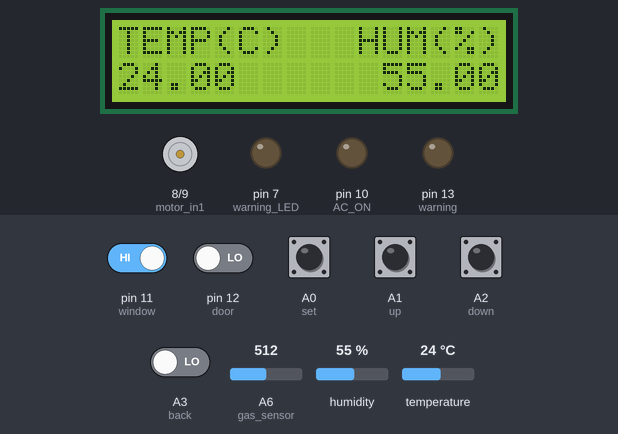
A sketch run on a simulated Arduino Nano, built with avr-gcc and run on an emulated ATmega328P. On the bench: 16×2 character LCD, motor-driver pin pairs drawn as motors (green arrow = first pin HIGH = forward, orange = second pin HIGH = backward, longer = more drive, scaled by the enable pin), output pins drawn as LEDs (lit = HIGH). Dashed ring = blinking. The inputs (shaded band) are chosen by the test bench; at power-on: pin 11 (window) HIGH, A0 (set), A1 (up), A2 (down), A3 (back), pin 12 (door) LOW, humidity 55 %, A6 (gas_sensor) = 512, temperature 24 °C. What the sketch prints to the serial monitor is not drawn.

Above: at 1.2 s.
1.3 s: A0 (set) pulled HIGH for 1.4 s
At 2.61 s:
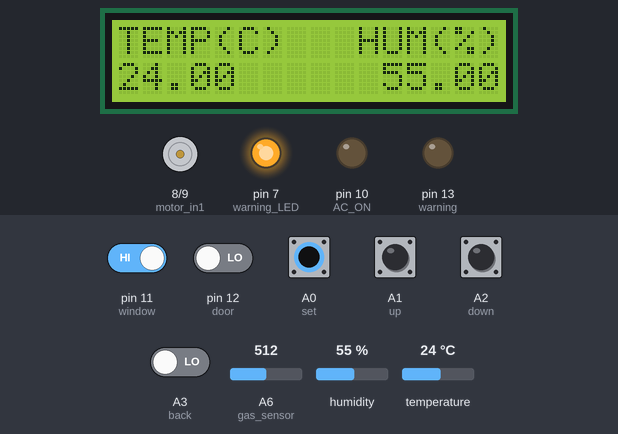
9.5 s: A3 (back) driven HIGH
At 9.62 s:
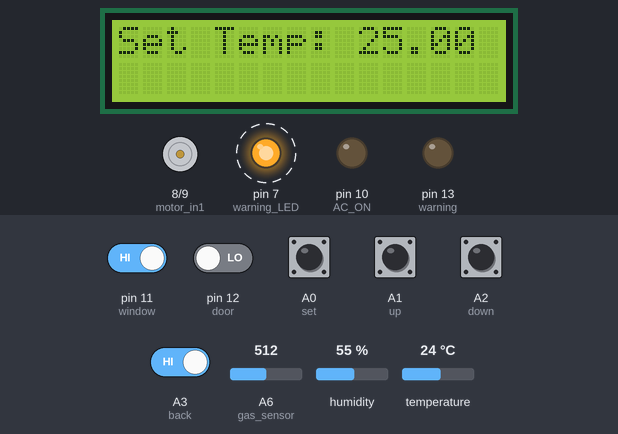
11.2 s: humidity set to 41 %
At 13.2 s:
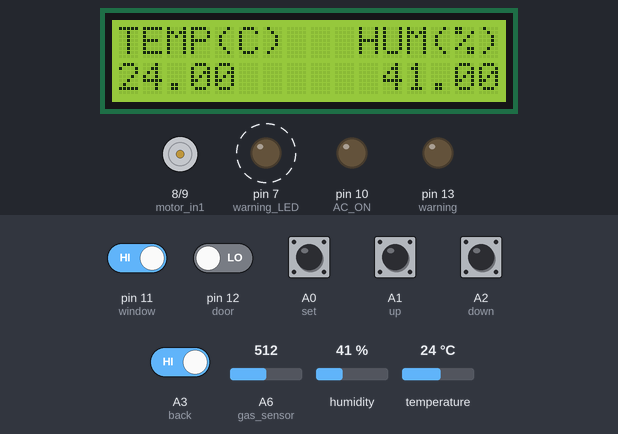
15.9 s: humidity set to 38 %
At 18.5 s:
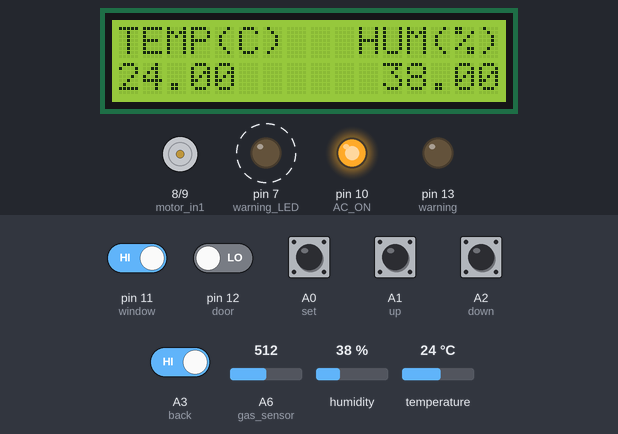
20.9 s: pin 11 (window) driven LOW
At 22.6 s:
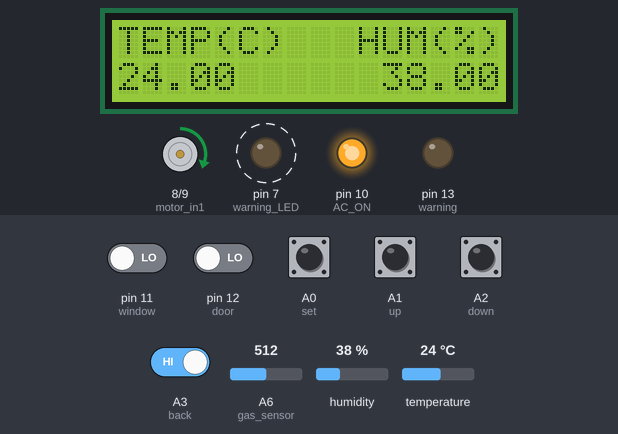
27.7 s: pin 12 (door) driven HIGH
At 30.0 s:
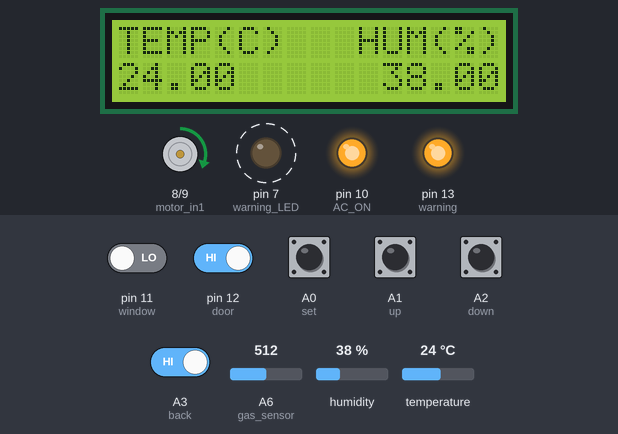
Timing chart, 0 to 35.5 s (numbered marks = the images above; inputs shaded):
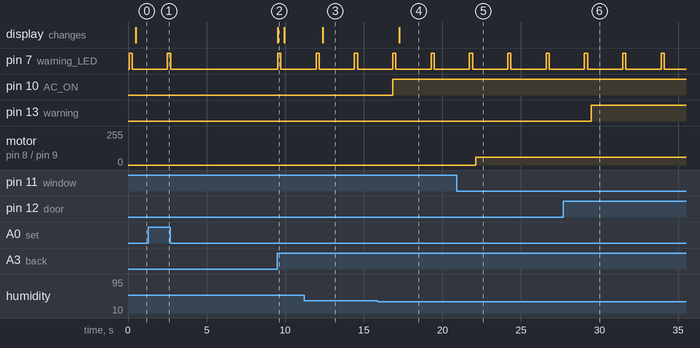

Measured:
- the behaviour switches between 40 and 39 % on humidity (found by bisection; images 3 and 4)
- after the input at 1.3 s, pin 7 (warning_LED): goes on until 2.7 s, then stays LOW
- after the input at 9.5 s, pin 7 (warning_LED): LOW → HIGH at once, → LOW 0.20 s later
- after the input at 11.2 s, the display: changes after 1.2 s (image 3)
- after the input at 15.9 s, pin 10 (AC_ON): LOW → HIGH after 0.94 s; the display: changes after 1.4 s (image 4)
- after the input at 20.9 s, motor on pin 8 (motor_in1) / pin 9 (motor_in2): stopped → forward 60/255 after 1.2 s
- after the input at 27.7 s, pin 13 (warning): LOW → HIGH after 1.8 s

The sketch:

Arduino_1_Control_AC_LCD_HAZARD_warning.ino
```cpp
#include <dht.h>
#include <LiquidCrystal_I2C.h>
#include <SoftwareSerial.h>

LiquidCrystal_I2C lcd(0x27,16,2);
#define dataPin 4 // Defines pin number to which the sensor is connected
dht DHT; // Creats a DHT object
SoftwareSerial espSerial(5, 6);
int set = A0;
int up = A1;
int down = A2;
int back = A3;
float preset_temp = 25;
int Y = 0;
int upper_hum = 60;
int lower_hum = 40;
int AC_ON = 10;
int gas_sensor = A6;
int warning_LED = 7;
int motor_in1 = 8;
int motor_in2 = 9;
int motor_enA = 3;
int window = 11;
int door = 12;
int warning = 13;
void setup()
{
  pinMode(set, INPUT);
  pinMode(up, INPUT);
  pinMode(down, INPUT);
  pinMode(back, INPUT);
  pinMode(AC_ON, OUTPUT);
  pinMode(gas_sensor, INPUT);
  pinMode(warning_LED, OUTPUT);
  pinMode(motor_in1, OUTPUT);
  pinMode(motor_in2, OUTPUT);
  pinMode(motor_enA, OUTPUT);
  pinMode(window, INPUT);
  pinMode(warning, OUTPUT);
  pinMode(door, INPUT);
  Serial.begin(9600);
  espSerial.begin(115200);
  lcd.init();
  lcd.clear();
  lcd.backlight();      // Make sure backlight is on
}
void loop()
{
  //Uncomment whatever type you're using!
  int readData = DHT.read22(dataPin); // DHT22/AM2302
  float t = DHT.temperature; // Gets the values of the temperature
  float h = DHT.humidity; // Gets the values of the humidity
  espSerial.println(t);
  while (Y == 1){
      if (digitalRead(up) == HIGH){
        preset_temp = preset_temp + 0.1;
        temp_set(preset_temp);
        }
      else if(digitalRead(down) == HIGH){
        preset_temp = preset_temp - 0.1;
        temp_set(preset_temp);
        }
      else if(digitalRead(back) == HIGH){
          Y = 0;
        }
       else{
        temp_set(preset_temp);
        }
      }

  if (digitalRead(set) == HIGH){
    Y = 1;
    }
  else if(preset_temp >= t){
    Serial.println("Temp is lower than Preset.");
    if(lower_hum <= h && h <= upper_hum){
         digitalWrite(AC_ON, LOW);
         Serial.println("Humidity is Optimum");
            }
    else{
         digitalWrite(AC_ON, HIGH);
         Serial.println("HUmidity is not Optimum.");
      }
      }
  else{
    Serial.println("Temp is Higher than Preset.");
          if(lower_hum <= h && h <= upper_hum){
            Serial.println("Humidity is Optimum");
            }
          digitalWrite(AC_ON, HIGH);
      }
  gas_check();
  data_print(t,h);
  warning_issue();

  delay(2000); // Delays 2 secods
}

void data_print(float t, float h)
{
  // Print a message on both lines of the LCD.
  lcd.setCursor(0,0);   //Set cursor to character 2 on line 0
  lcd.print("TEMP(C)   HUM(%)");
  lcd.setCursor(0,1);
  lcd.print(String(t)+' '+' '+' '+' '+' '+' ' +String(h));
}

void temp_set(float n_t)
{
  lcd.setCursor(0,0);
  lcd.print("                ");
  lcd.setCursor(0,0);
  lcd.print("Set Temp: "+String(n_t));
  lcd.setCursor(0,1);
  lcd.print("                ");
}

void gas_check()
{
  Serial.println(analogRead(gas_sensor));
  if(analogRead(gas_sensor) > 500){
    Serial.println("Hello");
    digitalWrite(warning_LED, HIGH);
    delay(200);
    digitalWrite(warning_LED, LOW);
    delay(200);
    windows();
    }
    else {
      digitalWrite(warning_LED, LOW);
      }
}

void windows()
{
  if (digitalRead(window) == LOW){
      digitalWrite(motor_in1, HIGH);
      digitalWrite(motor_in2, LOW);
      analogWrite(motor_enA, 60);
    }
    else{
      digitalWrite(motor_in1, LOW);
      digitalWrite(motor_in2, LOW);
      }
}

void warning_issue()
{
  if (digitalRead(door) == HIGH){
      digitalWrite(warning, HIGH);
    }
  else{
    digitalWrite(warning, LOW);
    }
}
```
